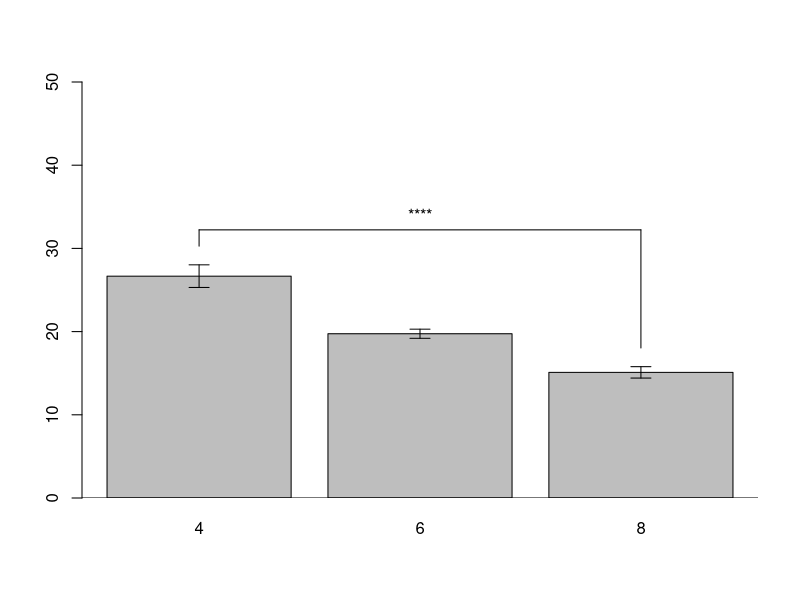

Generate this figure with R:
#----------------------------------------
# GrapheR - session of 2016.01.03
#----------------------------------------

#------------------------------
# GRAPH 6: Bar plot
#------------------------------

# Loading of the dataset

dataset <- mtcars
attach(dataset)

# Preliminary data creation

means <- tapply(mpg,cyl,function(x) mean(x,na.rm=TRUE))

std.err <- tapply(mpg,cyl,function(x) sd(x,na.rm=TRUE)/sqrt(length(na.omit(x))))

# Graph

graph <- barplot(means, axes=FALSE, ann=FALSE, col="grey",
  ylim=c(0,50), names=c("4","6","8"), xpd=FALSE)

abline(h=0)
axis(2)

# Error bars

arrows(graph, means - std.err, graph, means + std.err, code=3, angle=90, length=0.1)

detach(dataset)

# Added: p-value

segments(0.7, 32.23, 3.1, 32.23)
segments(0.7, 30.27, 0.7, 32.23)
segments(3.1, 18.03, 3.1, 32.23)
text(1.9, 34.47, labels="****", cex=1)

